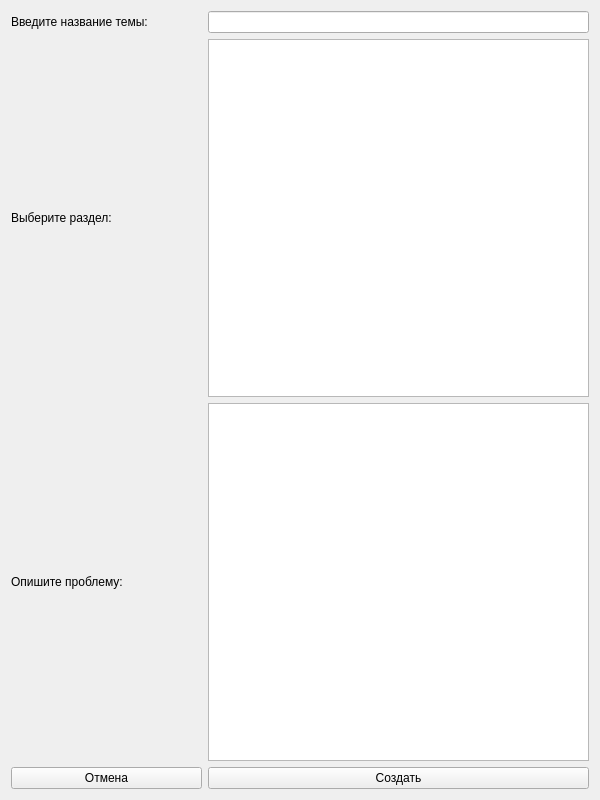
<?xml version="1.0" encoding="UTF-8"?>
<ui version="4.0">
 <class>Form</class>
 <widget class="QWidget" name="Form">
  <property name="geometry">
   <rect>
    <x>0</x>
    <y>0</y>
    <width>600</width>
    <height>800</height>
   </rect>
  </property>
  <property name="sizePolicy">
   <sizepolicy hsizetype="Fixed" vsizetype="Fixed">
    <horstretch>0</horstretch>
    <verstretch>0</verstretch>
   </sizepolicy>
  </property>
  <property name="windowTitle">
   <string>Создание темы</string>
  </property>
  <layout class="QGridLayout" name="gridLayout">
   <item row="0" column="0">
    <widget class="QLabel" name="label">
     <property name="text">
      <string>Введите название темы:</string>
     </property>
     <property name="alignment">
      <set>Qt::AlignLeading|Qt::AlignLeft|Qt::AlignVCenter</set>
     </property>
    </widget>
   </item>
   <item row="0" column="1" colspan="2">
    <widget class="QLineEdit" name="titleEdit"/>
   </item>
   <item row="1" column="0">
    <widget class="QLabel" name="label_2">
     <property name="text">
      <string>Выберите раздел:</string>
     </property>
     <property name="alignment">
      <set>Qt::AlignLeading|Qt::AlignLeft|Qt::AlignVCenter</set>
     </property>
    </widget>
   </item>
   <item row="2" column="0">
    <widget class="QLabel" name="label_3">
     <property name="text">
      <string>Опишите проблему:</string>
     </property>
     <property name="alignment">
      <set>Qt::AlignLeading|Qt::AlignLeft|Qt::AlignVCenter</set>
     </property>
    </widget>
   </item>
   <item row="3" column="0">
    <widget class="QPushButton" name="backButton">
     <property name="text">
      <string>Отмена</string>
     </property>
    </widget>
   </item>
   <item row="1" column="1" colspan="2">
    <widget class="QListWidget" name="sectionsList"/>
   </item>
   <item row="2" column="1" colspan="2">
    <widget class="QTextEdit" name="initMessageEdit"/>
   </item>
   <item row="3" column="1" colspan="2">
    <widget class="QPushButton" name="createButton">
     <property name="text">
      <string>Создать</string>
     </property>
    </widget>
   </item>
  </layout>
 </widget>
 <resources/>
 <connections/>
</ui>
